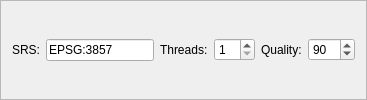
        <widget class="QFrame" name="frame_2">
         <property name="frameShape">
          <enum>QFrame::StyledPanel</enum>
         </property>
         <property name="frameShadow">
          <enum>QFrame::Raised</enum>
         </property>
         <layout class="QHBoxLayout" name="horizontalLayout_16">
          <item>
           <layout class="QHBoxLayout" name="horizontalLayout_9">
            <item>
             <widget class="QLabel" name="labelSRS">
              <property name="toolTip">
               <string>&lt;html&gt;&lt;head/&gt;&lt;body&gt;&lt;p&gt;The spatial reference system&lt;/p&gt;&lt;/body&gt;&lt;/html&gt;</string>
              </property>
              <property name="whatsThis">
               <string>&lt;html&gt;&lt;head/&gt;&lt;body&gt;&lt;p&gt;&lt;span style=&quot; font-weight:600;&quot;&gt;Spatial Reference System&lt;/span&gt; i.e. the code of horizontal coordinate reference system of both the source WMS service and the resulting TMS/WMS maps. Although OGC WMS specification allows several namespaces for the SRS (CRS, EPSG, AUTO2...) the general principle here is - everything is allowed if it is recognised by the refered WMS server.&lt;/p&gt;&lt;p&gt;This field can be made empty and the application will not complain about it. However, in this case, &lt;span style=&quot; color:#5555ff;&quot;&gt;EPSG:3857&lt;/span&gt; value (Google Spherical Mercator projection upon WGS84 longer axis) &lt;span style=&quot; color:#5555ff;&quot;&gt;will be used as default&lt;/span&gt;.&lt;/p&gt;&lt;p&gt;&lt;br/&gt;&lt;/p&gt;&lt;/body&gt;&lt;/html&gt;</string>
              </property>
              <property name="text">
               <string>SRS:</string>
              </property>
             </widget>
            </item>
            <item>
             <widget class="QLineEdit" name="editSRS">
              <property name="whatsThis">
               <string>&lt;html&gt;&lt;head/&gt;&lt;body&gt;&lt;p&gt;&lt;span style=&quot; font-weight:600;&quot;&gt;Spatial Reference System&lt;/span&gt; i.e. the code of horizontal coordinate reference system of both the source WMS service and the resulting TMS/WMS maps. Although OGC WMS specification allows several namespaces for the SRS (CRS, EPSG, AUTO2...) the general principle here is - everything is allowed if it is recognised by the refered WMS server.&lt;/p&gt;&lt;p&gt;This field can be made empty and the application will not complain about it. However, in this case, &lt;span style=&quot; color:#5555ff;&quot;&gt;EPSG:3857&lt;/span&gt; value (Google Spherical Mercator projection upon WGS84 longer axis) &lt;span style=&quot; color:#5555ff;&quot;&gt;will be used as default&lt;/span&gt;.&lt;/p&gt;&lt;p&gt;&lt;br/&gt;&lt;/p&gt;&lt;/body&gt;&lt;/html&gt;</string>
              </property>
              <property name="text">
               <string>EPSG:3857</string>
              </property>
             </widget>
            </item>
           </layout>
          </item>
          <item>
           <layout class="QHBoxLayout" name="horizontalLayout_6">
            <item>
             <widget class="QLabel" name="labelThreads">
              <property name="toolTip">
               <string>&lt;html&gt;&lt;head/&gt;&lt;body&gt;&lt;p&gt;The number of parallel threads&lt;/p&gt;&lt;/body&gt;&lt;/html&gt;</string>
              </property>
              <property name="whatsThis">
               <string>&lt;html&gt;&lt;head/&gt;&lt;body&gt;&lt;p&gt;&lt;span style=&quot; font-weight:600;&quot;&gt;Number of independent threads&lt;/span&gt; for executing the HTTP WMS requesting and TMS caching. Depending on the number of procesor-cores on the client machine and especially on the performance of source WMS service - it gives sense to increase the number of independent threads. Thus, it is likely that the application will perform better.&lt;/p&gt;&lt;/body&gt;&lt;/html&gt;</string>
              </property>
              <property name="text">
               <string>Threads:</string>
              </property>
             </widget>
            </item>
            <item>
             <widget class="QSpinBox" name="spinThreads">
              <property name="whatsThis">
               <string>&lt;html&gt;&lt;head/&gt;&lt;body&gt;&lt;p&gt;&lt;span style=&quot; font-weight:600;&quot;&gt;Number of independent threads&lt;/span&gt; for executing the HTTP WMS requesting and TMS caching. Depending on the number of procesor-cores on the client machine and especially on the performance of source WMS service - it gives sense to increase the number of independent threads. Thus, it is likely that the application will perform better.&lt;/p&gt;&lt;/body&gt;&lt;/html&gt;</string>
              </property>
              <property name="minimum">
               <number>1</number>
              </property>
              <property name="maximum">
               <number>20</number>
              </property>
             </widget>
            </item>
           </layout>
          </item>
          <item>
           <layout class="QHBoxLayout" name="horizontalLayout_11">
            <item>
             <widget class="QLabel" name="labelQuality">
              <property name="toolTip">
               <string>&lt;html&gt;&lt;head/&gt;&lt;body&gt;&lt;p&gt;The JPEG compression quality&lt;/p&gt;&lt;/body&gt;&lt;/html&gt;</string>
              </property>
              <property name="whatsThis">
               <string>&lt;html&gt;&lt;head/&gt;&lt;body&gt;&lt;p&gt;The JPEG compression quality. Choosing an optimal value basically means a balancing between image quality and memory consumption of the created cache. The default value is 90. If there is a memory issue, however, this parameter can be safely decreased. For satellite and orthophoto imagery the difference in image quality shouldn't be notable - on the other hand, the savings of memory could be significant.&lt;/p&gt;&lt;/body&gt;&lt;/html&gt;</string>
              </property>
              <property name="text">
               <string>Quality:</string>
              </property>
             </widget>
            </item>
            <item>
             <widget class="QSpinBox" name="spinQuality">
              <property name="whatsThis">
               <string>&lt;html&gt;&lt;head/&gt;&lt;body&gt;&lt;p&gt;The JPEG compression quality. Choosing an optimal value basically means a balancing between image quality and memory consumption of the created cache. The default value is 90. If there is a memory issue, however, it can be safely decreased. For satellite and orthophoto imagery the difference in image quality shouldn't be notable - on the other hand, the savings of memory could be significant.&lt;/p&gt;&lt;/body&gt;&lt;/html&gt;</string>
              </property>
              <property name="minimum">
               <number>1</number>
              </property>
              <property name="maximum">
               <number>100</number>
              </property>
              <property name="value">
               <number>90</number>
              </property>
             </widget>
            </item>
           </layout>
          </item>
         </layout>
        </widget>
